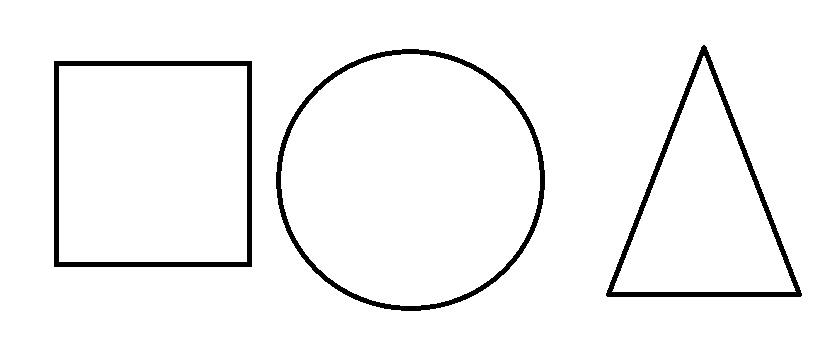
#> input picture opencv/Photos/shapes.bmp, 819 x 339 px
$ python p7.py
#> lines starting #> are read from the running program, lines starting #| are printed output that depends on the picture; after the words box and inside, x2 and y2 are one past the last pixel; in counts of white or black regions, pixels touching at a corner belong together
import cv2

# Load the image and convert to grayscale
img = cv2.imread('Photos/shapes.bmp')
#> img is the input picture: shape (339, 819, 3); 95.8% white; 3 black regions, box (x1, y1, x2, y2) and area: (276, 49, 545, 311) 4071, (54, 61, 252, 267) 3940, (606, 45, 802, 297) 3601
gray = cv2.cvtColor(img, cv2.COLOR_BGR2GRAY)
#> gray: shape (339, 819); 95.8% white; 3 black regions

# Apply threshold to get binary image
_, thresh = cv2.threshold(gray, 240, 255, cv2.THRESH_BINARY)

# Find contours
contours, _ = cv2.findContours(thresh, cv2.RETR_TREE, cv2.CHAIN_APPROX_SIMPLE)
#> contours = 7 contours; box (x1, y1, x2, y2) and area: (0, 0, 819, 339) 276484, (275, 48, 546, 312) 55657, (281, 54, 540, 306) 50848, (53, 60, 253, 268) 41191, (59, 66, 247, 262) 36465, (605, 44, 803, 298) 25759, (612, 56, 796, 292) 21481

for cnt in contours:
    # Approximate the contour
    approx = cv2.approxPolyDP(cnt, 0.01 * cv2.arcLength(cnt, True), True)
    cv2.drawContours(img, [approx], 0, (0, 0, 0), 2)

    x = approx.ravel()[0]
    y = approx.ravel()[1] - 10

    # Detect shape based on number of vertices
    if len(approx) == 3:
        cv2.putText(img, "Triangle", (x, y), cv2.FONT_HERSHEY_SIMPLEX, 0.5, (255, 0, 0), 2)
    elif len(approx) == 4:
        # Check for square or rectangle
        x1, y1, w, h = cv2.boundingRect(approx)
        aspectRatio = float(w) / h
        shape = "Square" if 0.95 <= aspectRatio <= 1.05 else "Rectangle"
        cv2.putText(img, shape, (x, y), cv2.FONT_HERSHEY_SIMPLEX, 0.5, (0, 255, 0), 2)
    elif len(approx) > 6:
        cv2.putText(img, "Circle", (x, y), cv2.FONT_HERSHEY_SIMPLEX, 0.5, (0, 0, 255), 2)
#> this loop made 7 passes
#> (approx, x, y, x1, y1, w, h, aspectRatio) on passes 1 to 3: ([[0, 0], [0, 338], [818, 338], [818, 0]], 0, -10, 0, 0, 819, 339, 2.42), ([[54, 60], [252, 61], [251, 267], [53, 266]], 54, 50, 53, 60, 200, 208, 0.962), ([[59, 66], [59, 261], [246, 261], [246, 66]], 59, 56, 59, 66, 188, 196, 0.959)
#> (x, y) on passes 4 to 5: (402, 38), (401, 44)
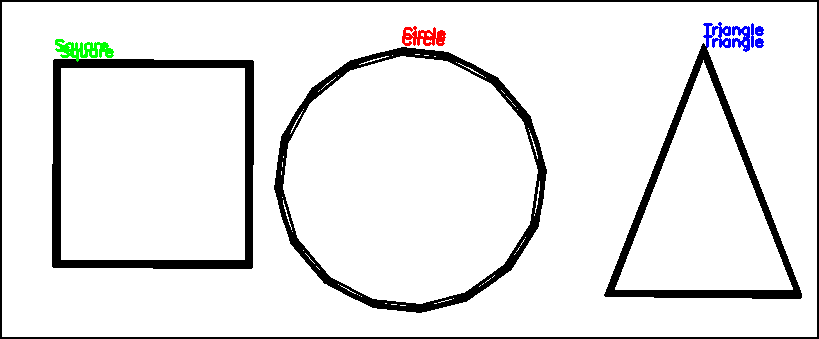
#> img: shape (339, 819, 3); 4.99% of pixels changed, all inside (x1, y1, x2, y2) = (0, 0, 819, 339)

cv2.imshow('Shapes', img)
cv2.waitKey(0)
cv2.destroyAllWindows()
